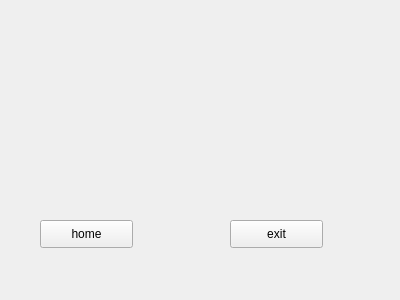
<?xml version="1.0" encoding="UTF-8"?>
<ui version="4.0">
 <class>GameLoseBox</class>
 <widget class="QWidget" name="GameLoseBox">
  <property name="geometry">
   <rect>
    <x>0</x>
    <y>0</y>
    <width>400</width>
    <height>300</height>
   </rect>
  </property>
  <property name="windowTitle">
   <string>Form</string>
  </property>
  <widget class="QPushButton" name="home">
   <property name="geometry">
    <rect>
     <x>40</x>
     <y>220</y>
     <width>93</width>
     <height>28</height>
    </rect>
   </property>
   <property name="text">
    <string>home</string>
   </property>
  </widget>
  <widget class="QPushButton" name="exit">
   <property name="geometry">
    <rect>
     <x>230</x>
     <y>220</y>
     <width>93</width>
     <height>28</height>
    </rect>
   </property>
   <property name="text">
    <string>exit</string>
   </property>
  </widget>
 </widget>
 <resources/>
 <connections/>
</ui>
